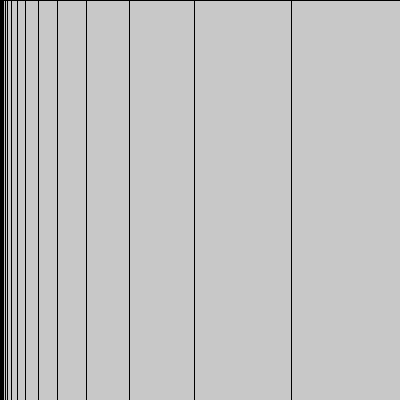
Frame 1 (no input)
Frame 60 (the mouse pressed at the canvas centre just before this capture): identical to frame 1, image omitted
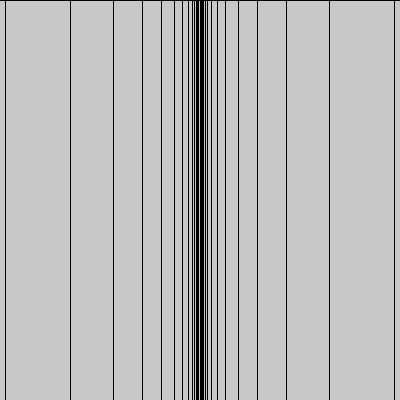
Frame 120 (the mouse held since frame 60 and released just before this capture)

The Processing sketch that drew these frames (run headless with seeded random() and noise(); from frame 60 on, the mouse is pressed at the canvas centre):

// Processing sketch: for_arte_interactivo_rect_opart
// ── for_arte_interactivo_rect_opart.pde
int cant = 30;
float tam;

void setup() {
  size(400, 400);
}

void draw() {
  background(200);
  tam = 1;
  for (int i=1; i<cant; i++) {
    noFill();
    tam = (tam * 1.5);
    rect(mouseX, 0, tam, height);
    rect(mouseX, 0, -tam, height);
  }
  
}
